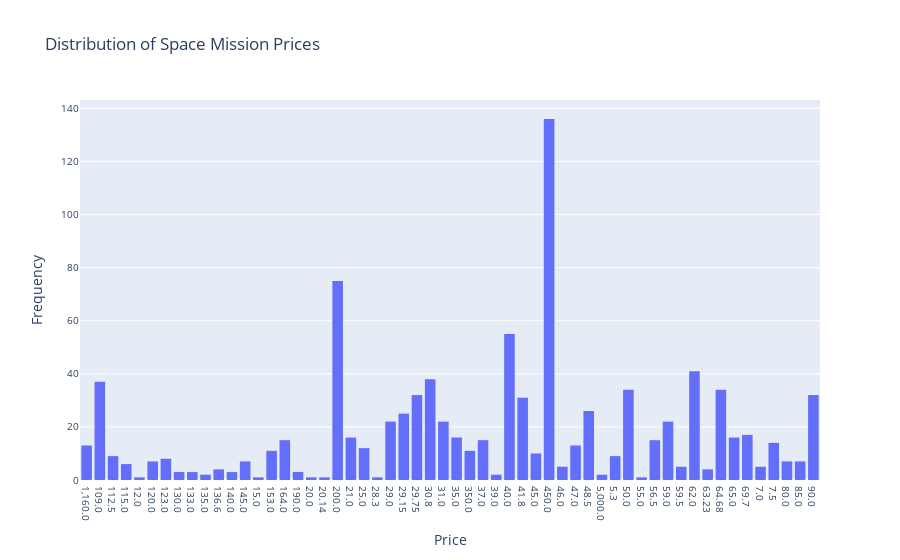

Notebook source saved alongside this figure:
### Code cell
fig = px.histogram(prices, x=prices.values, 
                   nbins=20,
                   title='Distribution of Space Mission Prices',
                   #histfunc='density'
                   )

fig.update_xaxes(title_text='Price')
fig.update_yaxes(title_text='Frequency')
fig.update_layout(xaxis=dict(tickfont=dict(size=10)))
fig.update_layout(yaxis=dict(tickfont=dict(size=10)))
fig.show()

### Figure 1 — Plotly figure (JSON) as saved in the notebook; plotly's stock layout.template omitted (floating-point values rounded to 4 significant figures; data arrays with more than 128 entries replaced by an {"elided": "..."} marker saying what was removed)
{"data": [{"alignmentgroup": "True", "bingroup": "x", "hovertemplate": "x=%{x}<br>count=%{y}<extra></extra>", "legendgroup": "", "marker": {"color": "#636efa", "pattern": {"shape": ""}}, "name": "", "nbinsx": 20, "offsetgroup": "", "orientation": "v", "showlegend": false, "type": "histogram", "x": {"elided": "963 str values"}, "xaxis": "x", "yaxis": "y"}], "layout": {"barmode": "relative", "legend": {"tracegroupgap": 0}, "title": {"text": "Distribution of Space Mission Prices"}, "xaxis": {"anchor": "y", "domain": [0, 1], "tickfont": {"size": 10}, "title": {"text": "Price"}}, "yaxis": {"anchor": "x", "domain": [0, 1], "tickfont": {"size": 10}, "title": {"text": "Frequency"}}}}
